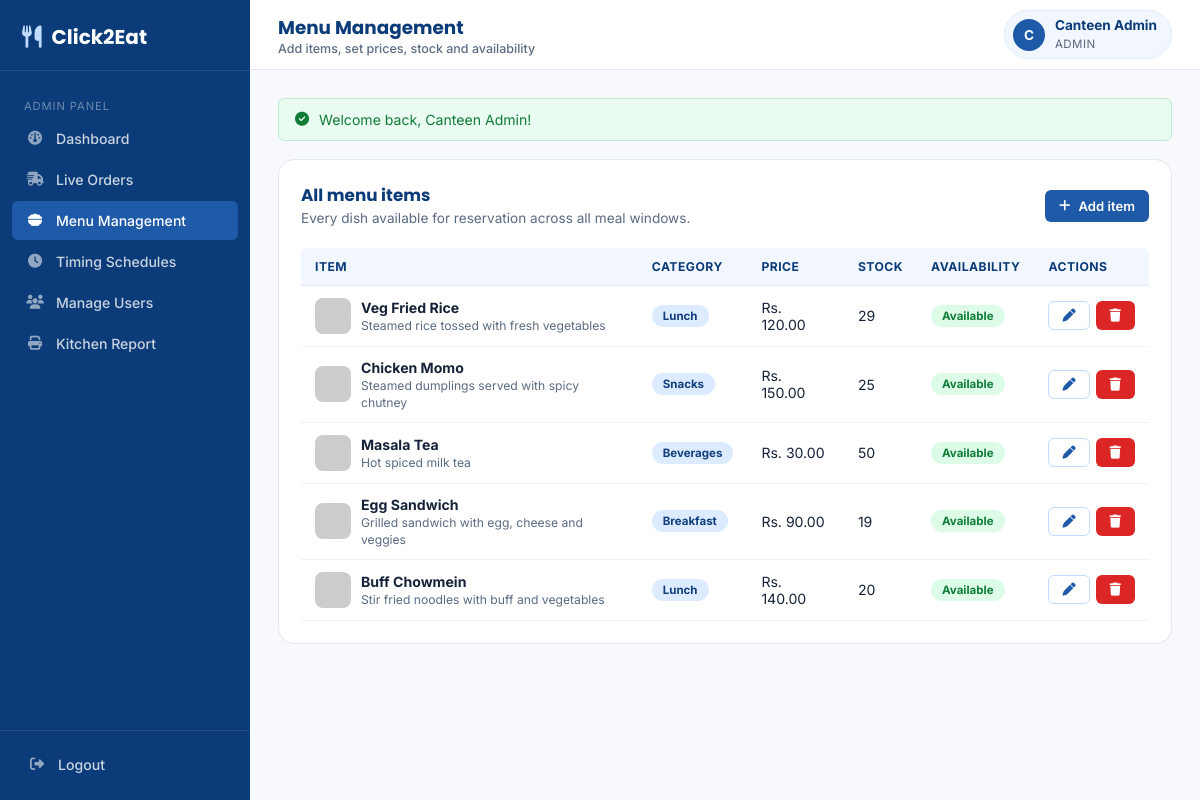
/admin/manage_menu.php (signed in), run on the app's committed database.
### tables this page shows
CREATE TABLE `menu_items` (
  `id` int(11) NOT NULL,
  `name` varchar(150) NOT NULL,
  `description` varchar(255) DEFAULT NULL,
  `category` varchar(50) DEFAULT 'General',
  `price` decimal(10,2) NOT NULL DEFAULT 0.00,
  `image` varchar(255) DEFAULT NULL,
  `stock` int(11) NOT NULL DEFAULT 0,
  `availability` enum('available','unavailable') NOT NULL DEFAULT 'available',
  `created_at` datetime NOT NULL DEFAULT current_timestamp(),
  `updated_at` datetime NOT NULL DEFAULT current_timestamp() ON UPDATE current_timestamp()
);

### includes/functions.php (called while the page is built, shortened)
<?php
function e($str) {
    return htmlspecialchars($str ?? '', ENT_QUOTES, 'UTF-8');
}
function placeholderImage() {
    return 'https://placehold.co/300x200/EAF2FF/1E5AA8?text=No+Image';
}

### admin/manage_menu.php (the view, shortened to what this page needs)
<?php
require_once __DIR__ . '/../config/config.php';
$items = mysqli_query($conn, "SELECT * FROM menu_items ORDER BY created_at DESC");
?>
<!DOCTYPE html>
<html lang="en">
<head>
  <link rel="stylesheet" href="../assets/css/style.css">
</head>
<body>
<div class="app-shell">
  <?php include __DIR__ . '/../includes/admin_sidebar.php'; ?>
  <div class="main-col">
    <?php include __DIR__ . '/../includes/topbar.php'; ?>
    <div class="page-body">
      <?php include __DIR__ . '/../includes/flash.php'; ?>
      <div class="card">
        <div class="card-head">
          <div>
            <h2>All menu items</h2>
            <p>Every dish available for reservation across all meal windows.</p>
          </div>
          <button class="btn btn-primary btn-sm" data-modal-open="itemModal" onclick="resetItemForm()">
            <i class="fa-solid fa-plus"></i> Add item
          </button>
        </div>
        <div class="table-wrap">
          <table>
            <thead>
              <tr><th>Item</th><th>Category</th><th>Price</th><th>Stock</th><th>Availability</th><th>Actions</th></tr>
            </thead>
            <tbody>
              <?php while ($item = mysqli_fetch_assoc($items)): ?>
                <tr>
                  <td>
                    <div class="table-item">
                      <img src="<?= $item['image'] ? '../uploads/menu/' . e($item['image']) : placeholderImage() ?>" alt="">
                      <div>
                        <strong><?= e($item['name']) ?></strong><br>
                        <span class="text-muted" style="font-size:.76rem;"><?= e($item['description']) ?></span>
                      </div>
                    </div>
                  </td>
                  <td><span class="badge badge-blue"><?= e($item['category']) ?></span></td>
                  <td>Rs. <?= number_format($item['price'], 2) ?></td>
                  <td><?= (int)$item['stock'] ?></td>
                  <td>
                    <?php if ($item['availability'] === 'available'): ?>
                      <span class="badge badge-green">Available</span>
                    <?php else: ?>
                      <span class="badge badge-red">Unavailable</span>
                    <?php endif; ?>
                  </td>
                  <td>
                    <div style="display:flex;gap:6px;">
                      <button class="btn btn-outline btn-sm"
                        onclick='editItem(<?= json_encode($item, JSON_HEX_APOS | JSON_HEX_QUOT) ?>)'>
                        <i class="fa-solid fa-pen"></i>
                      </button>
                      <form action="menu_process.php" method="POST" onsubmit="return confirm('Delete this menu item permanently?');" style="display:inline;">
                        <button type="submit" class="btn btn-danger btn-sm"><i class="fa-solid fa-trash"></i></button>
                      </form>
                    </div>
                  </td>
                </tr>
              <?php endwhile; ?>
            </tbody>
          </table>
        </div>
      </div>
    </div>
  </div>
</div>
</body>
</html>

### assets/css/style.css (style rules this page uses)
:root { --blue-900:#0B3B78; --blue-800:#123E7D; --blue-700:#1E5AA8; --blue-600:#2568C4; --blue-500:#3B82F6; --blue-200:#BFDBFE; --blue-100:#DCEBFF; --blue-50:#F2F7FF; --white:#FFFFFF; --gray-50:#F7F9FC; --gray-100:#EEF2F7; --gray-200:#E3E9F1; --gray-400:#9AA9BD; --gray-600:#5B6B82; --text:#152238; --success:#16A34A; --success-dark:#0F7C38; --danger:#DC2626; --danger-dark:#B91C1C; --warning:#D97706; --warning-bg:#FEF3E2; --radius-sm:6px; --radius:10px; --radius-lg:16px; --shadow-sm:0 1px 2px rgba(11,59,120,.06); --shadow:0 4px 16px rgba(11,59,120,.08); --shadow-lg:0 12px 32px rgba(11,59,120,.14); --font-heading:'Poppins',sans-serif; --font-body:'Inter',sans-serif; }
*,*::before,*::after { box-sizing:border-box; }
html,body { margin:0;padding:0; }
body { font-family:var(--font-body); color:var(--text); background:var(--gray-50); -webkit-font-smoothing:antialiased; }
h1,h2,h3,h4,h5 { font-family:var(--font-heading);margin:0 0 .4em;color:var(--blue-900); }
p { margin:0 0 1em;line-height:1.6; }
img { max-width:100%;display:block; }
button { font-family:inherit; }
.btn { display:inline-flex;align-items:center;justify-content:center;gap:8px; padding:11px 20px;border-radius:var(--radius-sm); font-weight:600;font-size:.92rem;border:1px solid transparent; cursor:pointer;transition:.15s ease;white-space:nowrap; }
.btn-sm { padding:7px 13px;font-size:.82rem; }
.btn-primary { background:var(--blue-700);color:var(--white); }
.btn-outline { background:var(--white);color:var(--blue-700);border-color:var(--blue-200); }
.btn-danger { background:var(--danger);color:var(--white); }
.app-shell { display:flex;min-height:100vh; }
.main-col { flex:1;min-width:0;display:flex;flex-direction:column; }
.page-body { padding:28px;flex:1; }
.card { background:var(--white);border:1px solid var(--gray-200);border-radius:var(--radius-lg);padding:22px;margin-bottom:22px; }
.card-head { display:flex;align-items:center;justify-content:space-between;margin-bottom:18px;flex-wrap:wrap;gap:10px; }
.card-head h2 { font-size:1.05rem;margin:0; }
.card-head p { margin:0;color:var(--gray-600);font-size:.85rem; }
.table-wrap { overflow-x:auto; }
table { width:100%;border-collapse:collapse;font-size:.88rem; }
thead th { text-align:left;padding:11px 14px;background:var(--blue-50);color:var(--blue-900); font-weight:700;font-size:.76rem;text-transform:uppercase;letter-spacing:.04em; border-bottom:1px solid var(--gray-200);white-space:nowrap; }
thead th:first-child { border-top-left-radius:var(--radius-sm); }
thead th:last-child { border-top-right-radius:var(--radius-sm); }
tbody td { padding:12px 14px;border-bottom:1px solid var(--gray-100);vertical-align:middle; }
.table-item { display:flex;align-items:center;gap:10px; }
.table-item img { width:36px;height:36px;border-radius:8px;object-fit:cover; }
.badge { display:inline-flex;align-items:center;gap:5px;padding:4px 11px;border-radius:999px;font-size:.72rem;font-weight:700;text-transform:capitalize; }
.badge-blue { background:var(--blue-100);color:var(--blue-800); }
.badge-green { background:#DCFCE7;color:var(--success-dark); }
.text-muted { color:var(--gray-600); }

### data on the page
menu_items: name "Veg Fried Rice", description "Steamed rice tossed with fresh vegetables", category "Lunch", price "120.00", stock "29", availability "Available"
menu_items: name "Chicken Momo", description "Steamed dumplings served with spicy chutney", category "Snacks", price "150.00", stock "25", availability "Available"
menu_items: name "Masala Tea", description "Hot spiced milk tea", category "Beverages", price "30.00", stock "50", availability "Available"
menu_items: name "Egg Sandwich", description "Grilled sandwich with egg, cheese and veggies", category "Breakfast", price "90.00", stock "19", availability "Available"
menu_items: name "Buff Chowmein", description "Stir fried noodles with buff and vegetables", category "Lunch", price "140.00", stock "20", availability "Available"

### other printed values
SITE_NAME "Click2Eat"
$link['label'] "Dashboard"
$link['label'] "Live Orders"
$link['label'] "Menu Management"
$link['label'] "Timing Schedules"
$link['label'] "Manage Users"
$link['label'] "Kitchen Report"
$pageTitle "Menu Management"
$pageSubtitle "Add items, set prices, stock and availability"
substr($u['full_name'], 0, 1) "C"
$u['full_name'] "Canteen Admin"
$u['role'] "ADMIN"
$flash['message'] "Welcome back, Canteen Admin!"
